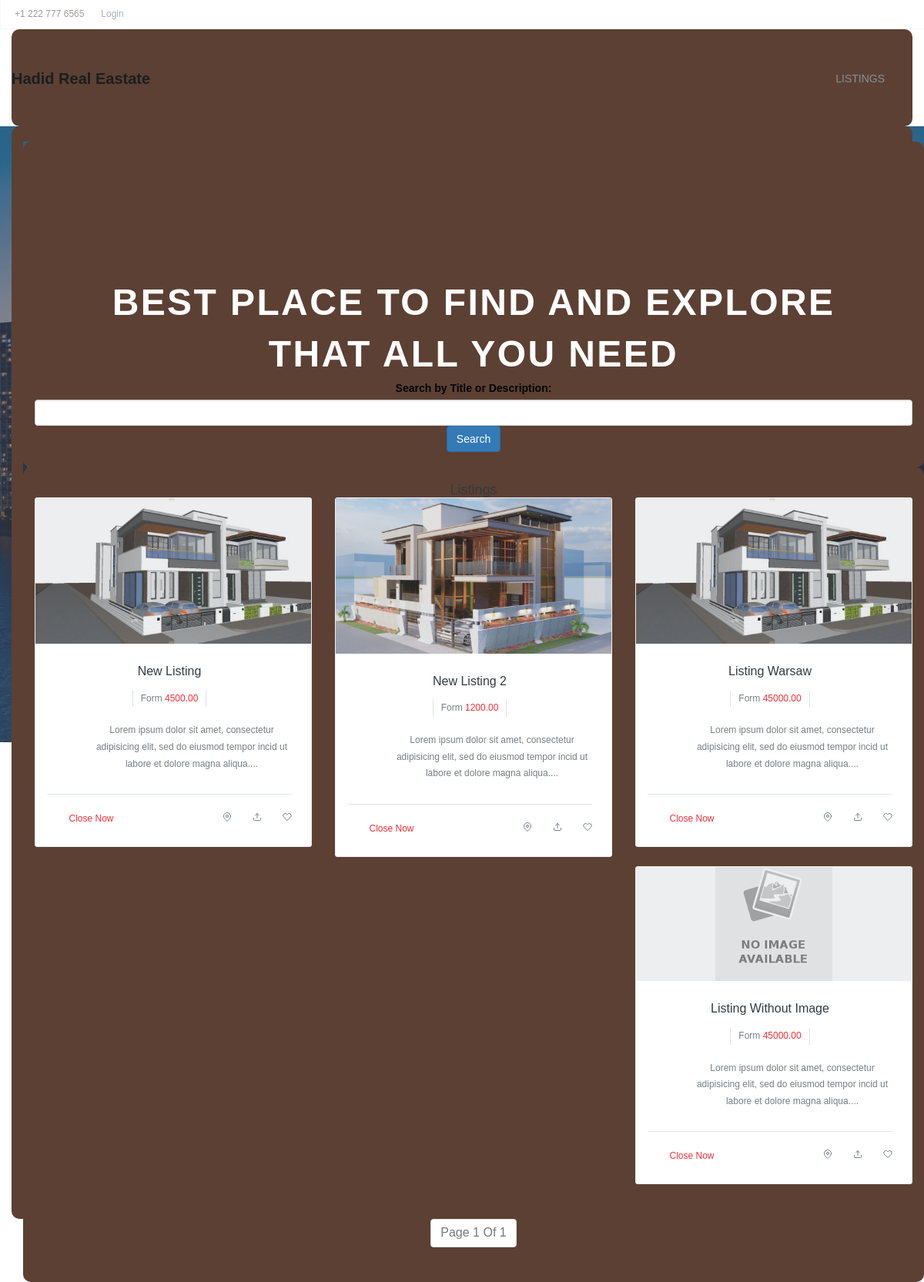
/listings/, run on the app's committed database.
### listings/models.py (models this page shows, shortened)
class Listing(models.Model):
    title = models.CharField(max_length=200)
    description = models.TextField()
    price = models.DecimalField(max_digits=10, decimal_places=2)
    available = models.BooleanField(default=True)
    main_img = models.ImageField(upload_to='images/', blank=True, null=True)
    created_at = models.DateTimeField(auto_now_add=True)
    updated_at = models.DateTimeField(auto_now=True)
    reserved_by_id = models.IntegerField(null=True, blank=True)
    status = models.CharField(
        max_length=20,
        choices=[(status.name,status.value) for status in OrderStatus],
        default= OrderStatus.PENDING.name
    )

### listings/views.py (the view)
# urls.py: path('', views.listing_list, name='listing_list'),
def listing_list(request):
    listings_list = Listing.objects.all()  # Replace with your queryset
    p = Paginator(listings_list, 9)  # Set the number of listings per page
    page = request.GET.get('page')
    listings = p.get_page(page)
    context = {'listings': listings}
    return render(request, 'listings/listing_list.html', context)

### real_estate/templates/listings/listing_list.html (shortened to what this page needs)
{% extends 'base.html' %}
{% block content %}
    <section id="home" class="welcome-hero">
        <div class="container">
            <div class="welcome-hero-txt">
                <h2>best place to find and explore <br> that all you need </h2>
            </div>
            <form method="get" action="{% url 'listing_search' %}" class="mb-4 d-flex justify-content-between">
                <div>
                    <label for="q" class="form-label">Search by Title or Description:</label>
                    <input type="text" name="q" id="q" class="form-control" required>
                </div>
                <div>
                    <button type="submit" class="btn btn-primary">Search</button>
                </div>
            </form>
        </div>
        <div class="container mt-4">
            <h1 class="display-4 mb-4 text-center te listing-title">Listings</h1>
            <div class="row">  {% for listing in listings %}
                <div class=" col-md-4 col-sm-6">
                    <div class="single-explore-item">
                        <div class="single-explore-img">
                            <img src="{{ listing.main_img.url }}" alt="explore image">
                        </div>
                        <div class="single-explore-txt bg-theme-1">
                            <h2><a href="#">{{ listing.title }}</a></h2>
                            <p class="explore-rating-price">
                            <span class="explore-price-box">
											form
											<span class="explore-price">{{ listing.price }}</span>
										</span>
                            </p>
                            <div class="explore-person">
                                <div class="row">
                                    <div class="col-sm-2">
                                    </div>
                                    <div class="col-sm-10">
                                        <p>
                                            Lorem ipsum dolor sit amet, consectetur adipisicing elit, sed do eiusmod
                                            tempor
                                            incid ut labore et dolore magna aliqua....
                                        </p>
                                    </div>
                                </div>
                            </div>
                            <div class="explore-open-close-part">
                                <div class="row">
                                    <div class="col-sm-5">
                                        <button class="close-btn" onclick="window.location.href='#'">close now</button>
                                    </div>
                                    <div class="col-sm-7">
                                        <div class="explore-map-icon">
                                            <a href="#"><i data-feather="map-pin"></i></a>
                                            <a href="#"><i data-feather="upload"></i></a>
                                            <a href="#"><i data-feather="heart"></i></a>
                                        </div>
                                    </div>
                                </div>
                            </div>
                        </div>
                    </div>
                </div>
            {% endfor %}
            </div>
            <nav aria-label="Page navigation">
                <ul class="pagination mt-4 justify-content-center">
                    <li class="page-item disabled"><a class="page-link disabled" href="#">Page {{ listings.number }}
                        of {{ listings.paginator.num_pages }}</a></li>
                </ul>
            </nav>
        </div>
    </section>
{% endblock %}

### real_estate/static/css/mystyle.css (style rules this page uses)
body { font-family: 'Helvetica Neue', Arial, sans-serif; background-color: #5C4033; color: #050505; }
.container { max-width: 1200px; margin: auto; background-color: #5C4033; padding: 20px; border-radius: 10px; color: #050505; }
.btn-primary { background-color: #FF8C00; border-color: #FF8C00; }
.pagination .page-link { color: #FF8C00; }

### listings/static/css/bootsnav.css (style rules this page uses)
body { -webkit-transition: all 0.3s ease-in-out; -moz-transition: all 0.3s ease-in-out; -o-transition: all 0.3s ease-in-out; -ms-transition: all 0.3s ease-in-out; transition: all 0.3s ease-in-out; }

### listings/static/css/style.css (style rules this page uses)
* { padding: 0; margin: 0; }
* { -webkit-box-sizing:border-box; -moz-box-sizing:border-box; -o-box-sizing:border-box; -ms-box-sizing:border-box; box-sizing:border-box; }
body { font-family: 'Poppins', sans-serif; font-size:14px; color:#a09e9c; text-transform:initial; max-width:1920px; margin:0 auto; overflow-x:hidden; }
a,a:hover,a:active,a:focus { display:inline-block; text-decoration:none; color: #343a3f; font-size:16px; padding:0; font-weight: 500; text-transform: capitalize; }
h1,h2,h3,h4,h5,h6 { margin: 0; color:#343a3f; font-size: 18px; font-weight: 500; text-transform: capitalize; }
p { margin: 0; color:#767f86; font-size:14px; line-height: 1.8; text-transform: initial; }
img { border:none;max-width:100%; height:auto; }
ul { padding: 0; margin: 0 auto; list-style: none; }
ul li { list-style: none; }
select,input,textarea,button { box-shadow:none;outline:0!important; }
button { background: transparent;border: 0;font-size: 12px; }
html,body { height: 100%; }
.welcome-hero { position: relative; background:url(../../../real_estate/templates/assets/images/welcome-hero/banner.jpg)no-repeat; background-position:center; background-size:cover; text-align: center; height:800px; z-index: 1; }
.welcome-hero:before { position: absolute; content: " "; top: 0; left: 0; width: 100%; height: 100%; background:rgba(65,73,89,.65); z-index: -1; }
.welcome-hero-txt { padding-top: 155px; }
.welcome-hero-txt h2 { font-size: 48px; color: #fff; font-weight: 700; text-transform: uppercase; letter-spacing: 2.4px; line-height: 1.4; }
.single-explore-item { background: #fff; border: 1px solid #edeff1; border-radius: 3px; margin-bottom: 25px; -webkit-transition: .3s linear; -moz-transition:.3s linear; -ms-transition:.3s linear; -o-transition:.3s linear; transition: .3s linear; }
.single-explore-img { position:relative;overflow: hidden; }
.single-explore-img:before { position: absolute; content: ""; top: 0; left: 0; width: 100%; height: 100%; background: rgba(162,172,177,.2); }
.single-explore-txt { padding: 26px 25px 24px 15px; }
.explore-rating-price,.explore-rating-price a { font-size: 12px; color: #777f85; text-transform: capitalize; font-weight: 400; margin: 15px 0 20px; }
.explore-price { color: #f63138; }
.explore-price-box { display: inline-block; padding: 0 10px; margin: 0 8px; border-left: 1px solid #dde0e4; border-right: 1px solid #dde0e4; }
.explore-person { padding-bottom: 28px; border-bottom: 1px solid #e1e5eb; }
.explore-person p { font-size: 12px; }
.explore-open-close-part { margin-top: 20px; }
.close-btn { color: #f63138; text-transform: capitalize; }
.explore-map-icon { text-align: right; }
.explore-map-icon a svg { width: 12px; height: 14px; margin-left: 23px; color: #767f86; }

### data on the page
Listing: main_img (picture), title "New Listing", price "4500.00"
Listing: main_img (picture), title "New Listing 2", price "1200.00"
Listing: main_img (picture), title "Listing Warsaw", price "45000.00"
Listing: main_img (picture), title "Listing Without Image", price "45000.00"

### other printed values
{{ listings.number }} "1"
{{ listings.paginator.num_pages }} "1"
